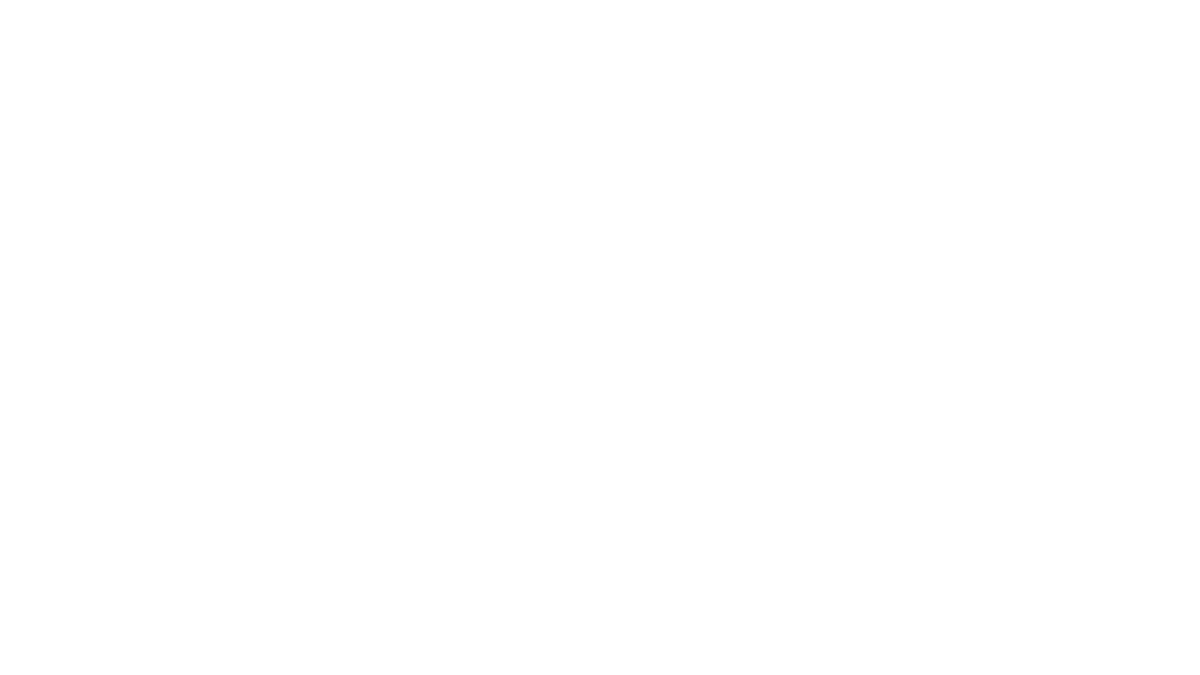
Frame 1 (no input)
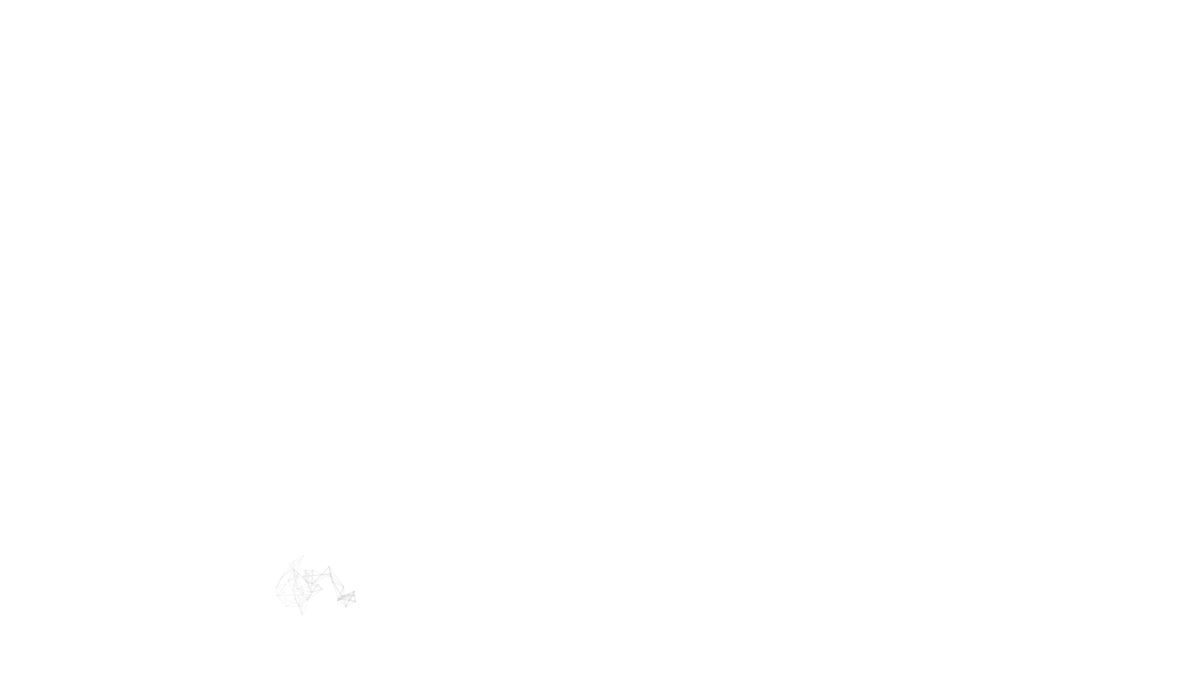
Frame 60 (the mouse pressed at the canvas centre just before this capture)
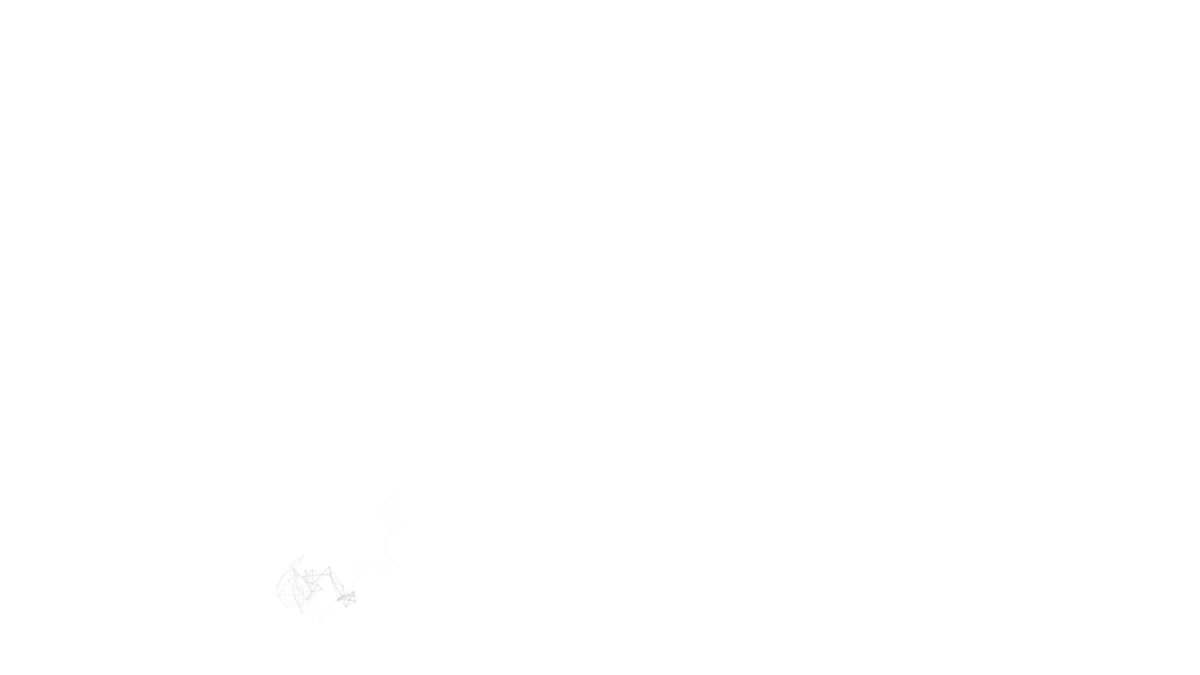
Frame 120 (the mouse held since frame 60 and released just before this capture)

The Processing sketch that drew these frames (run headless with seeded random() and noise(); from frame 60 on, the mouse is pressed at the canvas centre):

// Processing sketch: polymatrix1_2
// ── polymatrix1_2.pde
void setup(){
  size(1920,1080);
  smooth();
  //background(22,22,29);
  stroke(random(100,255),random(30,75));
  background(255);
}
float h=540;
float w=960;

float x=h;
float y=w;
float x2=h;
float y2=w;
float x3=h;
float y3=w;
float xr=h;
float yr=w;
float i=0;
float strokeW=3;
float x2r;
float y2r;

void draw(){
 

  if(strokeW>0.005){
    for(int i=0;i<1;i++){
      if(random(1000)>=999){
        strokeW=2;}
      drawPoly(x,y,x2,y2,x3,y3);
      
      x3=x2;
      y3=y2;      
      x2=x;
      y2=y;
      x=xr;
      y=yr;
      strokeWeight(strokeW);
      strokeW=strokeW*random(0.95,0.99);
    }
    if(random(1000)>=998){
        drawEl(xr,yr);}
  xr=randomDistance(x);
  yr=randomDistance(y);
 }
 else{
   if(random(1000)>=950){
      i=0;
    x2r= random(1920);
    y2r= random(1080);
    x=x2r;
    y=y2r;
    x2=x2r;
    y2=y2r;
    x3=x2r;
    y3=y2r;
    xr=x2r;
    yr=y2r;
    strokeW=3*random(0.8,1.2);
    //stroke(random(0,250),random(75,150),random(75,150),random(75,250));
    stroke(random(0,50),random(40,90),random(70,150),random(170));
   }else{
     
    i=0;
    x=w;
    y=h;
    x2=w;
    y2=h;
    x3=w;
    y3=h;
    xr=w;
    yr=h;
    strokeW=3*random(0.8,1.2);
    //stroke(random(0,250),random(75,150),random(75,150),random(75,250));
    stroke(random(0,50),random(40,90),random(70,150),random(170));
   }
  }
  }

void drawPoly(float x,float y, float x2, float y2, float x3, float y3){
  line(x,y,xr,yr);
  line(x2,y2,xr,yr);
  line(x3,y3,xr,yr);
  
  
  
}
void drawEl(float x, float y){
  float a=random(10);
  noStroke();
  fill(random(255),random(0,100));
  ellipse(x,y,a,a);
}
  
public float randomDistance(float x){
  float xrandom;
  float dist=20;
  float det=random(20);
  if(det<=10){
  xrandom=x+random(dist);
  }else{
    xrandom=x-random(dist);
  }
  return xrandom;
}
  
  
